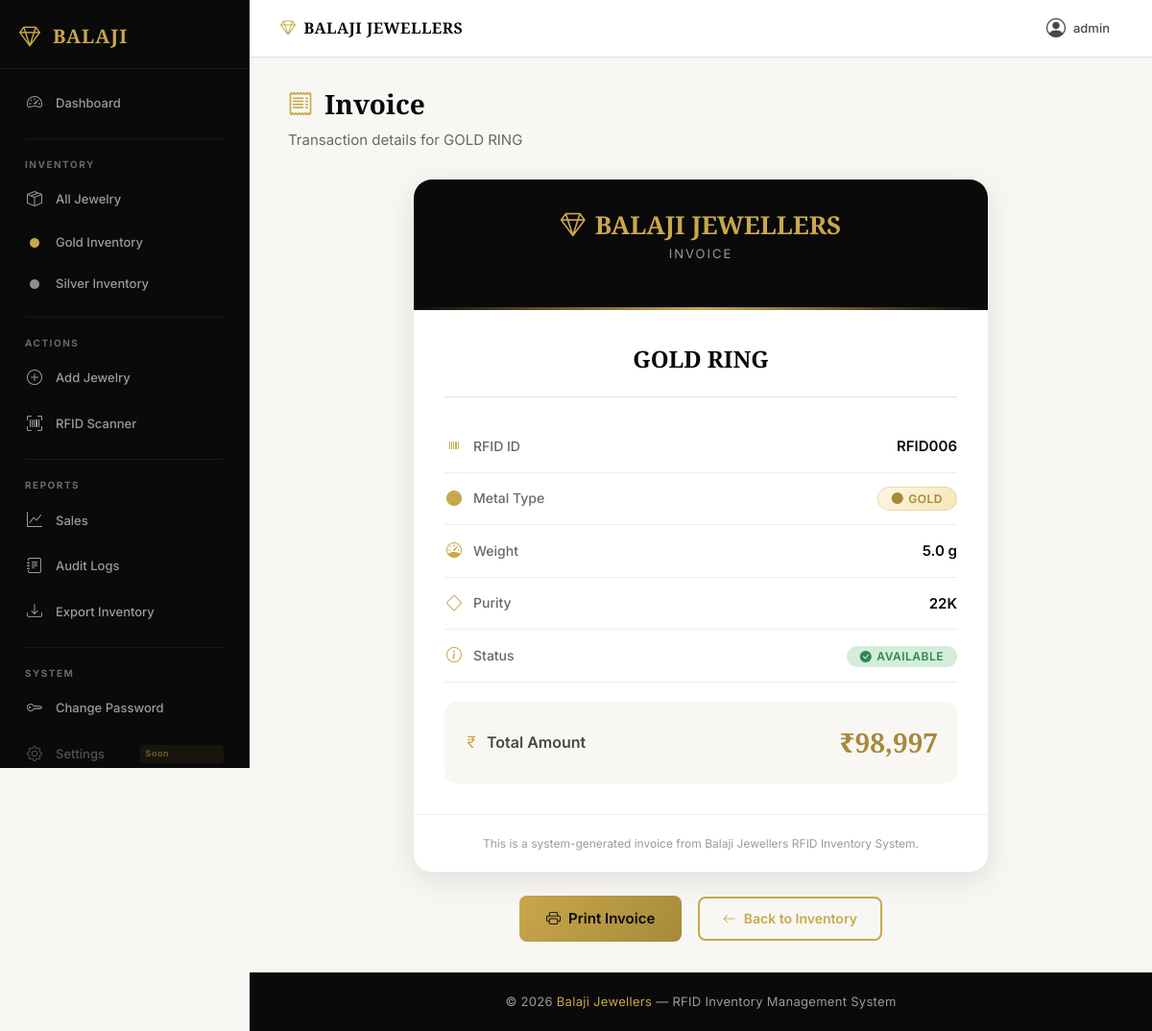
The app's page /bill/1 (signed in), older data.
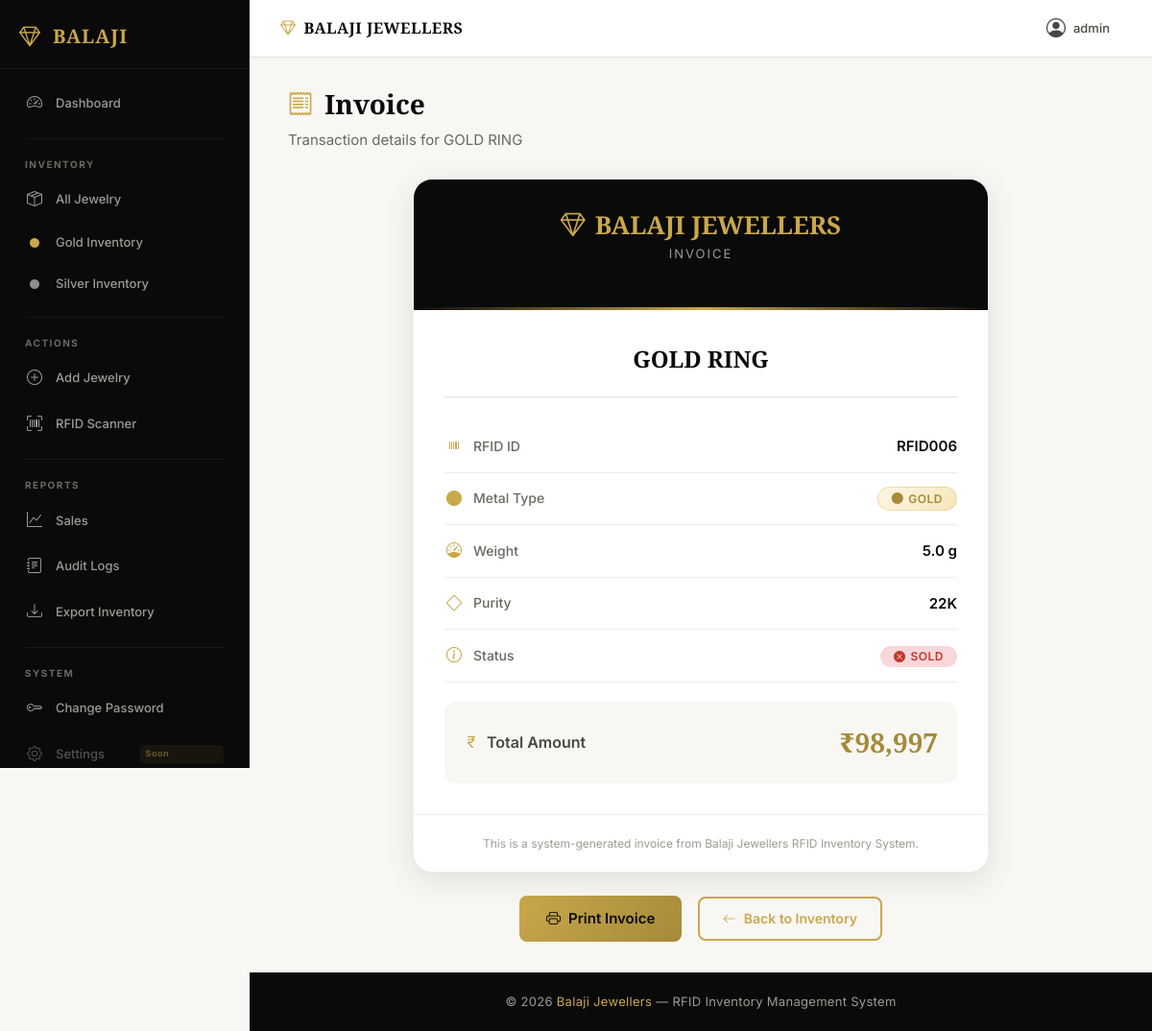
The same page, newer data.
### app.py (the view)
@app.route("/bill/<int:id>")
@login_required
def bill(id):
    item = db.session.get(Jewelry, id)
    if not item:
        flash("Item not found.", "error")
        return redirect("/inventory")
    return render_template("bill.html", item=item)

### app.py (called while the page is built)
@login_manager.user_loader
def load_user(user_id):
    return db.session.get(Admin, int(user_id))

### templates/bill.html (shortened to what this page needs)
{% extends 'base.html' %}
{% block content %}
<div class="page-header animate-fade-in">
    <h1><i class="bi bi-receipt"></i> Invoice</h1>
    <p>Transaction details for {{ item.ornament_name }}</p>
</div>
<div class="invoice-card animate-fade-in-delay-1">
    <div class="invoice-header">
        <h1><i class="bi bi-gem"></i> BALAJI JEWELLERS</h1>
        <p>Invoice</p>
    </div>
    <div class="invoice-body">
        <div class="invoice-item-name">{{ item.ornament_name }}</div>
        <div class="invoice-row">
            <span class="invoice-row-label"><i class="bi bi-upc"></i> RFID ID</span>
            <span class="invoice-row-value">{{ item.rfid_id }}</span>
        </div>
        <div class="invoice-row">
            <span class="invoice-row-label"><i class="bi bi-circle-fill {% if item.metal_type == 'Gold' %}text-gold{% else %}text-silver{% endif %}"></i> Metal Type</span>
            <span class="invoice-row-value">
                {% if item.metal_type == "Gold" %}
                <span class="badge badge-gold"><i class="bi bi-circle-fill"></i> Gold</span>
                {% else %}
                <span class="badge badge-silver"><i class="bi bi-circle-fill"></i> Silver</span>
                {% endif %}
            </span>
        </div>
        <div class="invoice-row">
            <span class="invoice-row-label"><i class="bi bi-speedometer"></i> Weight</span>
            <span class="invoice-row-value">{{ item.weight }} g</span>
        </div>
        <div class="invoice-row">
            <span class="invoice-row-label"><i class="bi bi-diamond"></i> Purity</span>
            <span class="invoice-row-value">{{ item.purity }}</span>
        </div>
        <div class="invoice-row">
            <span class="invoice-row-label"><i class="bi bi-info-circle"></i> Status</span>
            <span class="invoice-row-value">
                {% if item.status == "Available" %}
                <span class="badge badge-available"><i class="bi bi-check-circle-fill"></i> Available</span>
                {% else %}
                <span class="badge badge-sold"><i class="bi bi-x-circle-fill"></i> Sold</span>
                {% endif %}
            </span>
        </div>
        <div class="invoice-total">
            <span class="invoice-total-label"><i class="bi bi-currency-rupee"></i> Total Amount</span>
            <span class="invoice-total-value">&#8377;{{ "{:,.0f}".format(item.price) }}</span>
        </div>
    </div>
    <div class="invoice-footer">
        This is a system-generated invoice from Balaji Jewellers RFID Inventory System.
    </div>
</div>
<div style="text-align:center; margin-top:24px;">
    <button class="btn-gold" onclick="window.print()" style="display:inline-flex;gap:8px;">
        <i class="bi bi-printer"></i> Print Invoice
    </button>
    <a href="/inventory" class="btn-outline-gold" style="display:inline-flex;gap:8px;margin-left:12px;">
        <i class="bi bi-arrow-left"></i> Back to Inventory
    </a>
</div>
{% endblock %}

Row changes from the older to the newer data that the page shows:
changed Jewelry "GOLD RING": status "Available" → "Sold" (drawn)
Text that changed along with them:
text no longer shown: "AVAILABLE"
text now shown: "SOLD"
